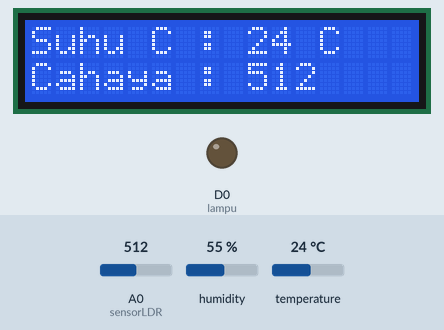
This sketch was run on a simulated ESP8266 (NodeMCU). Shown: 16×2 character LCD, output pins drawn as LEDs (lit = HIGH). The inputs (shaded band) are chosen by the test bench; at power-on: temperature 24 °C, A0 (sensorLDR) = 512, humidity 55 %.

Above: at 1.2 s.
1.3 s: temperature set to 28 °C
At 4.9 s:
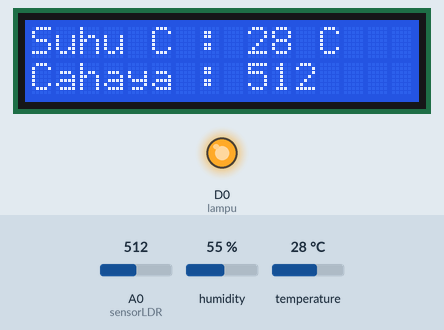
6.6 s: temperature set to 31 °C
At 9.4 s:
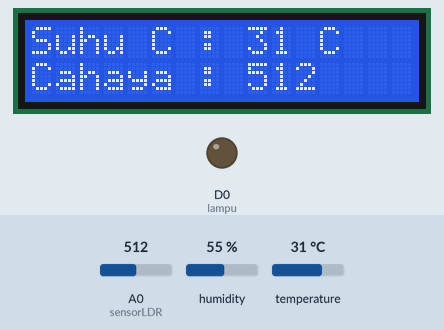
11.6 s: A0 (sensorLDR) set to 418
At 13.4 s:
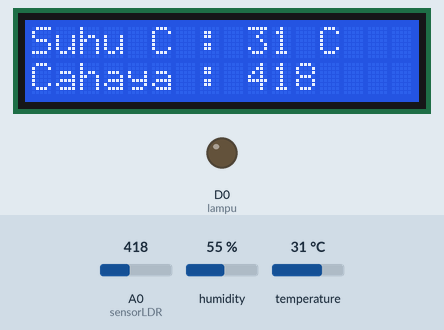
16.6 s: A0 (sensorLDR) set to 381
At 18.8 s:
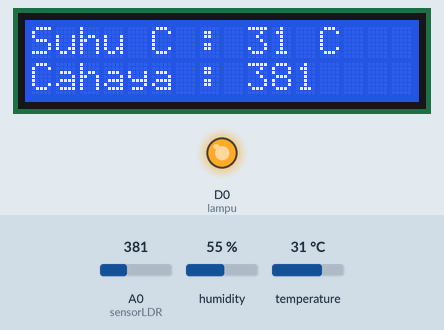
21.6 s: temperature set to 12 °C
At 24.0 s:
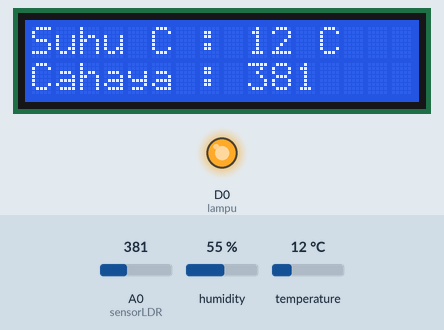
26.6 s: A0 (sensorLDR) set to 410
At 28.8 s:
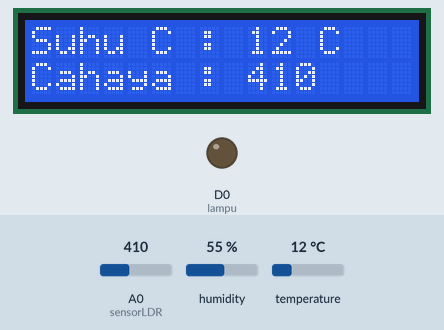
Timing chart, 0 to 32.6 s (numbered marks = the images above; inputs shaded):
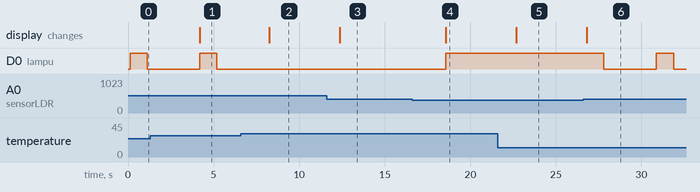

Measured:
- the behaviour switches between 29 and 30 °C on temperature (found by bisection; images 1 and 2)
- the behaviour switches between 400 and 399 on A0 (sensorLDR) (found by bisection; images 3 and 4)
- after the input at 1.3 s, the display: changes after 2.9 s (image 1)
- after the input at 6.6 s, D0 (lampu): stays LOW (without the input it goes to HIGH after 1.6 s); the display: changes after 1.6 s (image 2)
- after the input at 11.6 s, the display: changes after 0.77 s (image 3)
- after the input at 16.6 s, D0 (lampu): LOW → HIGH after 2.0 s; the display: changes after 2.0 s (image 4)
- after the input at 21.6 s, the display: changes after 1.1 s (image 5)
- after the input at 26.6 s, D0 (lampu): HIGH → LOW after 1.2 s, → HIGH 3.1 s later, → LOW 1.0 s later; the display: changes after 0.21 s (image 6)

The sketch:

Tugas2.ino
```cpp
#define sensorLDR A0
#include <dht.h>
#include <LiquidCrystal_I2C.h>

LiquidCrystal_I2C lcd(0x27, 16, 2);
int nilaiSensor;
int lampu = D0;
int sensorSuhu = D4;
int temperature;
int humidity;
dht DHT;
int ledState = LOW;
const int ledPin =  LED_BUILTIN;

void setup() {
  // put your setup code here, to run once:
  Serial.begin(9600);
  pinMode(lampu, OUTPUT);
  lcd.begin();
  lcd.backlight();
  pinMode(ledPin, OUTPUT);
  pinMode(LED_BUILTIN, OUTPUT);
}

void loop() {
  // put your main code here, to run repeatedly:
  DHT.read11(sensorSuhu);
  temperature = (int)round(DHT.temperature);
  humidity = DHT.humidity;
  nilaiSensor = analogRead(sensorLDR);

  lcd.setCursor(0, 0);
  lcd.print("");

  lcd.setCursor(0, 1);
  lcd.print("             ");

  lcd.setCursor(0, 0);
  lcd.print("Suhu C : ");
  lcd.print(temperature);
  lcd.print(" C ");
  lcd.setCursor(0, 1);

  lcd.print("Cahaya : ");
  lcd.print(nilaiSensor);

  if (nilaiSensor > 400 && temperature < 30) {
//    Serial.print("Suhu Dingin !");
//    Serial.println(" ");
    digitalWrite(lampu, HIGH);
    delay(1000);
    digitalWrite(lampu, LOW);
    delay(1000);
  } else if (nilaiSensor < 400 && temperature >= 30){
//    Serial.print("Suhu Panas !");
//    Serial.println(" ");
    digitalWrite(ledPin, LOW);
    digitalWrite(lampu, HIGH);
  }

  delay(2000);
}
```
